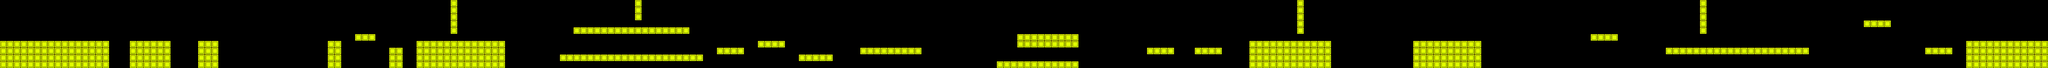

A 2D game scene composited from a Tiled map and its tileset images. What follows is a short description and the map's XML, with each tile layer's data collapsed to a summary:
An orthogonal 300x10 tile map with 64x64 px tiles, 4 tile layers (MapLayer, FloorLayer, EnemyLayer, FloorLayer2).

<map version="1.0" orientation="orthogonal" renderorder="right-down" width="300" height="10" tilewidth="64" tileheight="64" nextobjectid="1">
 <tileset firstgid="1" name="MAP" tilewidth="64" tileheight="64" tilecount="9" columns="3">
  <image source="MAP.png" width="192" height="192" />
  <tile id="0">
   <properties>
    <property name="mold" value="mold" />
   </properties>
  </tile>
  <tile id="1">
   <properties>
    <property name="enemy" value="enemy" />
   </properties>
  </tile>
  <tile id="2">
   <properties>
    <property name="floor" value="floor" />
   </properties>
  </tile>
  <tile id="3">
   <properties>
    <property name="crayfloor" value="crayfloor" />
   </properties>
  </tile>
  <tile id="4">
   <properties>
    <property name="needle" value="needle" />
   </properties>
  </tile>
  <tile id="5">
   <properties>
    <property name="slope" value="slope" />
   </properties>
  </tile>
  <tile id="6">
   <properties>
    <property name="coin" value="coin" />
   </properties>
  </tile>
 </tileset>
 <layer name="MapLayer" width="300" height="10" opacity="0">
  <data>[3000 cells, 124 non-empty, 6 distinct tile ids]</data>
 </layer>
 <layer name="FloorLayer" width="300" height="10">
  <data>[3000 cells, 290 non-empty, 2 distinct tile ids]</data>
 </layer>
 <layer name="EnemyLayer" width="300" height="10" opacity="0">
  <data>[3000 cells, 9 non-empty, 1 distinct tile ids]</data>
 </layer>
 <layer name="FloorLayer2" width="300" height="10">
  <data>[3000 cells, 165 non-empty, 2 distinct tile ids]</data>
 </layer>
</map>
